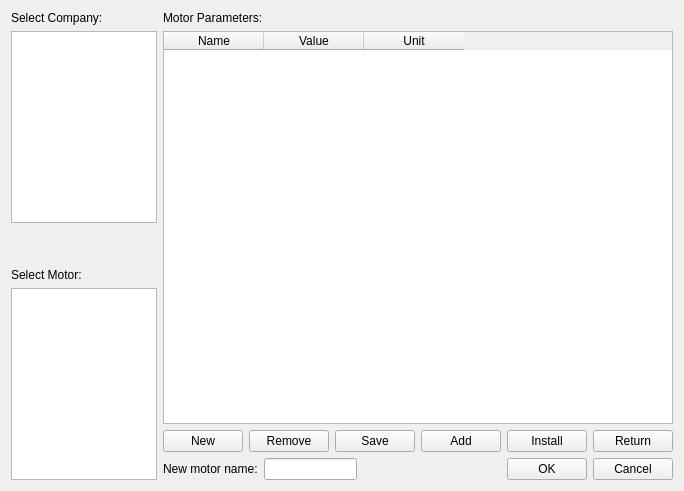
<?xml version="1.0" encoding="UTF-8"?>
<ui version="4.0">
 <class>MotorDBUi</class>
 <widget class="QWidget" name="MotorDBUi">
  <property name="geometry">
   <rect>
    <x>0</x>
    <y>0</y>
    <width>684</width>
    <height>491</height>
   </rect>
  </property>
  <property name="windowTitle">
   <string>Form</string>
  </property>
  <layout class="QHBoxLayout" name="horizontalLayout_3" stretch="1,3">
   <item>
    <layout class="QVBoxLayout" name="verticalLayout_2">
     <item>
      <widget class="QLabel" name="label_motor_company">
       <property name="text">
        <string>Select Company:</string>
       </property>
      </widget>
     </item>
     <item>
      <widget class="QListWidget" name="listWidget_motor_company"/>
     </item>
     <item>
      <spacer name="verticalSpacer">
       <property name="orientation">
        <enum>Qt::Vertical</enum>
       </property>
       <property name="sizeHint" stdset="0">
        <size>
         <width>20</width>
         <height>40</height>
        </size>
       </property>
      </spacer>
     </item>
     <item>
      <widget class="QLabel" name="label_motor_motor">
       <property name="text">
        <string>Select Motor:</string>
       </property>
      </widget>
     </item>
     <item>
      <widget class="QListWidget" name="listWidget_motor_motor"/>
     </item>
    </layout>
   </item>
   <item>
    <layout class="QVBoxLayout" name="verticalLayout">
     <item>
      <widget class="QLabel" name="label_motor_para">
       <property name="text">
        <string>Motor Parameters:</string>
       </property>
      </widget>
     </item>
     <item>
      <widget class="QTableWidget" name="table_motor_para">
       <column>
        <property name="text">
         <string>Name</string>
        </property>
       </column>
       <column>
        <property name="text">
         <string>Value</string>
        </property>
       </column>
       <column>
        <property name="text">
         <string>Unit</string>
        </property>
       </column>
      </widget>
     </item>
     <item>
      <widget class="QWidget" name="widget_motor" native="true">
       <layout class="QHBoxLayout" name="horizontalLayout">
        <property name="leftMargin">
         <number>0</number>
        </property>
        <property name="topMargin">
         <number>0</number>
        </property>
        <property name="rightMargin">
         <number>0</number>
        </property>
        <property name="bottomMargin">
         <number>0</number>
        </property>
        <item>
         <widget class="QPushButton" name="btn_motor_new">
          <property name="text">
           <string>New</string>
          </property>
         </widget>
        </item>
        <item>
         <widget class="QPushButton" name="btn_motor_remove">
          <property name="text">
           <string>Remove</string>
          </property>
         </widget>
        </item>
        <item>
         <widget class="QPushButton" name="btn_motor_save">
          <property name="text">
           <string>Save</string>
          </property>
         </widget>
        </item>
        <item>
         <widget class="QPushButton" name="btn_motor_add">
          <property name="text">
           <string>Add</string>
          </property>
         </widget>
        </item>
        <item>
         <widget class="QPushButton" name="btn_motor_install">
          <property name="text">
           <string>Install</string>
          </property>
         </widget>
        </item>
        <item>
         <widget class="QPushButton" name="btn_motor_return">
          <property name="text">
           <string>Return</string>
          </property>
         </widget>
        </item>
       </layout>
      </widget>
     </item>
     <item>
      <widget class="QWidget" name="widget_newMotor" native="true">
       <layout class="QHBoxLayout" name="horizontalLayout_2">
        <property name="leftMargin">
         <number>0</number>
        </property>
        <property name="topMargin">
         <number>0</number>
        </property>
        <property name="rightMargin">
         <number>0</number>
        </property>
        <property name="bottomMargin">
         <number>0</number>
        </property>
        <item>
         <widget class="QLabel" name="label">
          <property name="text">
           <string>New motor name:</string>
          </property>
         </widget>
        </item>
        <item>
         <widget class="QLineEdit" name="lineEdit_motor_newName"/>
        </item>
        <item>
         <spacer name="horizontalSpacer">
          <property name="orientation">
           <enum>Qt::Horizontal</enum>
          </property>
          <property name="sizeHint" stdset="0">
           <size>
            <width>159</width>
            <height>20</height>
           </size>
          </property>
         </spacer>
        </item>
        <item>
         <widget class="QPushButton" name="btn_motor_ok">
          <property name="text">
           <string>OK</string>
          </property>
         </widget>
        </item>
        <item>
         <widget class="QPushButton" name="btn_motor_cancel">
          <property name="text">
           <string>Cancel</string>
          </property>
         </widget>
        </item>
       </layout>
      </widget>
     </item>
    </layout>
   </item>
  </layout>
 </widget>
 <resources/>
 <connections/>
</ui>
